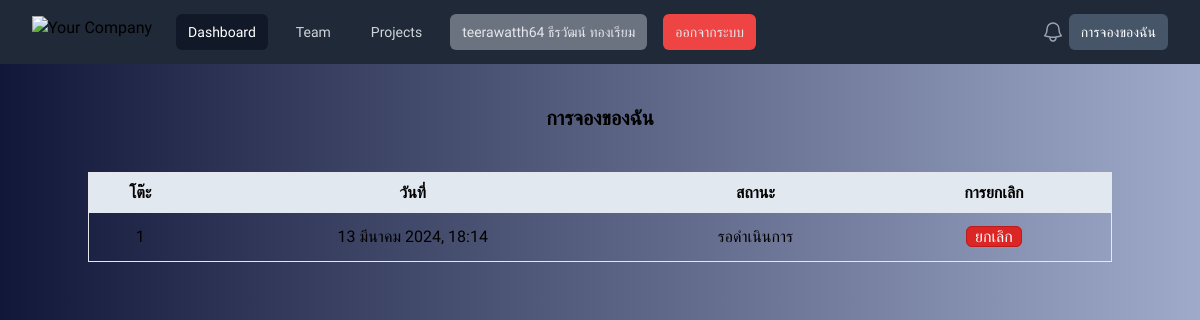
The app's page /booking_list/ (signed in), older data.
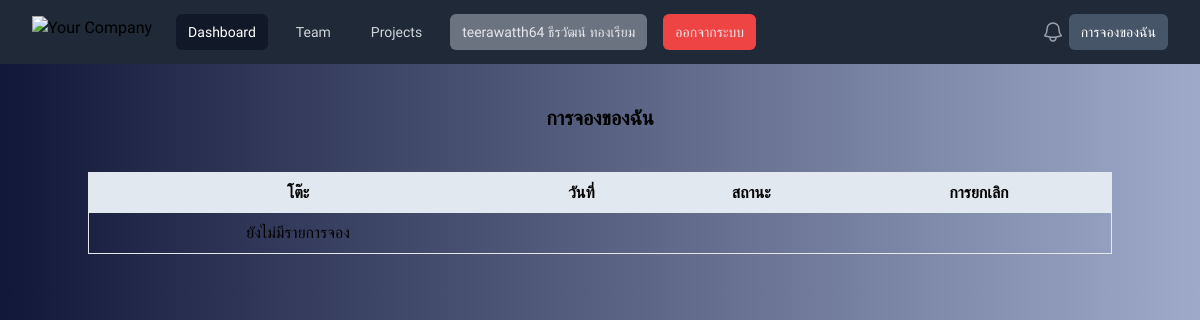
The same page, newer data.
### app/models.py (models this page shows)
class Booking_drink(models.Model):
    user = models.ForeignKey(User, on_delete=models.CASCADE)
    table = models.ForeignKey(Table, on_delete=models.CASCADE,null=True)
    date = models.DateTimeField(auto_now_add=True,null=True)
    status = models.BooleanField(default=False)
    cancel = models.BooleanField(default=False)

class Table(models.Model):
    user = models.ForeignKey(User,on_delete=models.CASCADE,null=True,blank=True)
    table = models.IntegerField()
    status = models.BooleanField(default=False)

### app/views.py (the view)
# urls.py: path('booking_list/',booking_list,name='booking_list'),
@login_required
def booking_list(request):
    if request.user.is_authenticated:
        if request.user.is_staff:
            booking_list = Booking_drink.objects.filter(cancel=False).order_by('-date')
        else:
            booking_list = Booking_drink.objects.filter(user=request.user,cancel=False)
    return render(request,'booking_list.html',{'booking_list':booking_list})

### app/templates/booking_list.html (shortened to what this page needs)
{% extends 'home.html' %}
{% block content %}
<div class="text-center text-xl font-bold">
    {% if user.is_staff %}
    <p>การจอง</p>
    {% else %}
    <p>การจองของฉัน</p>
    {% endif %}
</div>
<div class="mt-10 mb-10 flex justify-center">
    <div class="container text-center rounded-xl">
        <table class="table w-full border">
            <thead class="">
                <tr class="bg-slate-200">
                    <th class="p-2">โต๊ะ</th>
                    <th class="p-2">วันที่</th>
                    <th class="p-2">สถานะ</th>
                    <th class="p-2">การยกเลิก</th>
                </tr>
            </thead>
            <tbody>
                {% if booking_list %}
                {% for i in booking_list %}
                <tr>
                    <td class="p-2">{{ i.table.table }}</td>
                    <td class="p-2">{{ i.date }}</td>
                    <td class="p-2">
                        {% if i.status == True %}
                        อนุมัติ
                        {% elif i.cancel == True %}
                        ไม่อนุมัติ (ยกเลิก)
                        {% else %}
                        รอดำเนินการ
                        {% endif %}
                    </td>
                    <td class="p-2 flex justify-center">
                        {% if user.is_staff %}
                        <div class="my-1 hover:scale-105">
                            <a href="{% url 'permissions' i.id %}"
                                class="px-2 bg-green-500 rounded-md border border-red-400 text-white mx-2">อนุมัติ</a>
                        </div>
                        <div class="my-1 hover:scale-105">
                            <a href="{% url 'permissions_no' i.id %}"
                                class="px-2 bg-red-600 rounded-md border border-red-700 text-white mx-2">ไม่อนุมัติ</a>
                        </div>
                        {% else %}
                        <div class="my-1 hover:scale-105">
                            <a href="{% url 'cancel_booking' i.id %}"
                                class="px-2 bg-red-600 rounded-md border border-red-700 text-white mx-2">ยกเลิก</a>
                        </div>
                        {% endif %}
                    </td>
                </tr>
                {% endfor %}
                {% else %}
                <tr>
                    <td class="p-2">ยังไม่มีรายการจอง</td>
                </tr>
                {% endif %}
            </tbody>
        </table>
    </div>
</div>
{% endblock %}

Row changes from the older to the newer data that the page shows:
no longer on this page (row edited): Booking_drink: table.table "1", date "13 มีนาคม 2024, 18:14", status "รอดำเนินการ"
Text that changed along with them:
text now shown: "ยังไม่มีรายการจอง"
